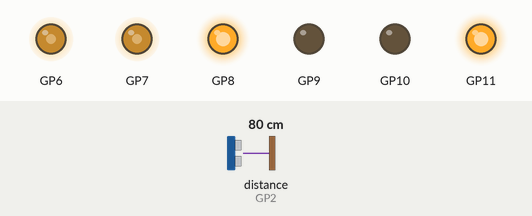
Bench run of a program on a simulated Raspberry Pi Pico running MicroPython. On the bench: output pins drawn as LEDs (lit = HIGH). Inputs (shaded band) come from the test bench; at power-on: distance to the obstacle (sensor on GP2) 80 cm. The echo pulse lasts 58.3 µs per cm; pins used as bus, display or sensor lines are not drawn; what the program prints to the serial console is not drawn.

Above: at 1.2 s.
1.3 s: distance to the obstacle (sensor on GP2) set to 22 cm
2.8 s: distance to the obstacle (sensor on GP2) set to 18 cm
At 3.9 s:
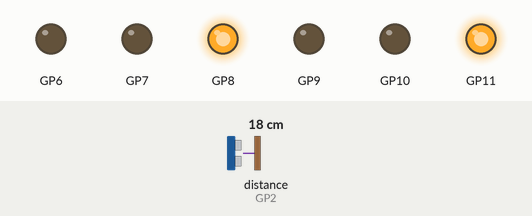
4.3 s: distance to the obstacle (sensor on GP2) set to 7 cm
5.8 s: distance to the obstacle (sensor on GP2) set to 4 cm
At 6.5 s:
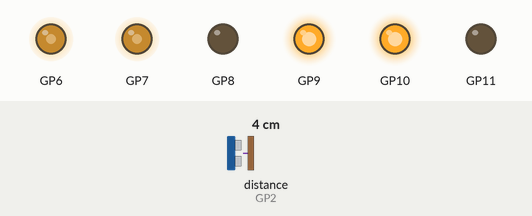
7.3 s: distance to the obstacle (sensor on GP2) set to 9 cm
At 8.1 s:
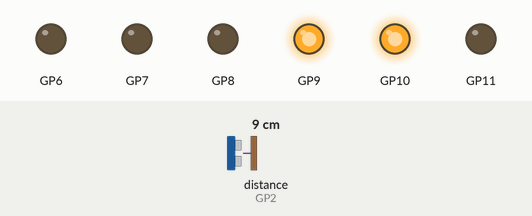
8.8 s: distance to the obstacle (sensor on GP2) set to 2 cm
At 9.9 s:
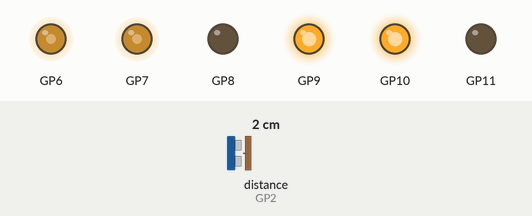
Timing chart, 0 to 11.3 s (numbered marks = the images above; inputs shaded):
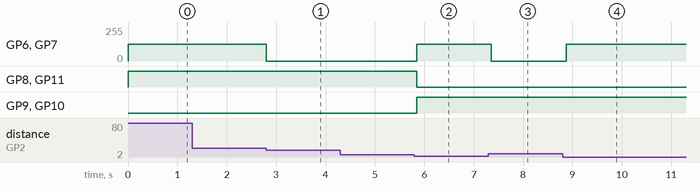

The program:

DistSensor.py
```python
import time
from motor import Motor
from ultrasonic import sonic

motor_left = Motor("left", 8, 9, 6)
motor_right = Motor("right", 10, 11, 7)

ultrasonic_sensor = sonic(3, 2)

while True:
    dist = ultrasonic_sensor.distance_mm()
    if dist > 50 and dist <= 200:
        motor_left.duty(0)
        motor_right.duty(0)
    elif dist < 50:
        motor_left.set_backwards()
        motor_right.set_backwards()
        motor_left.duty(50)
        motor_right.duty(50)
    else:
        motor_left.set_forwards()
        motor_right.set_forwards()
        motor_left.duty(50)
        motor_right.duty(50)
    time.sleep(0.1)
```

motor.py
```python
class Motor(object):
    """ A ``motor`` object is used to control a DC motor using the L298N dual H-bridge.
        The Motor class has methods to change the direction of the motor by setting
        the IN1/IN2 pins:
        - ``Motor.set_forwards()``
        - ``Motor.set_backwards()``
         and a method to change the duty cycle (0-100%) of the PWM output:
        - ``Motor.duty(pwm)``
        """

    def __init__(self, side, in1_pin, in2_pin, en_pin):
        """
                :rtype: object
                :type side: str
                :type in1_pin: str
                :type in2_pin: str
                :type en_pin: str
                The arguments are:
                - ``side``  should be the strings: "left" or "right". Used to specify motor.
                - ``in1_pin`` should be a valid Pin name string.
                - ``in2_pin`` should be a valid Pin name string
                - ``en_pin`` should be the strings: 6 or 7
                Usage Model::
                # Initialise motor instance
                left_motor = Motor("left", 8, 9, 7)
                # Set motor direction to forwards, and duty cycle to 70%
                left_motor.set_forwards()
                left_motor.duty(70)
                """

        from machine import Pin
        from machine import PWM
        # Declare a variable to keep track of which motor is left/right
        self.side = side
        print("Initialising", self.side, "motor...")
        # Declare GPIO pins for direction IN1 and IN2 pins
        self.IN1 = Pin(in1_pin, Pin.OUT)
        self.IN2 = Pin(in2_pin, Pin.OUT)
        # Declare GPIO pins for PWM EN pin
        self.EN = PWM(Pin(en_pin))
        self.EN.freq(1000)
        print("Motor", self.side, "initialised!")

    def duty(self, pwm):
        pwm_16 = 655*pwm
        self.EN.duty_u16(pwm_16)
        """ The duty cycle must be declared as a uint 16 variable between 0 and 65,535.
            Therefore, to set the duty cycle to 100%, we set it to 65535.
            """

    def set_forwards(self):
        if self.side == "left":
            self.IN1.on()
            self.IN2.off()
        else:  # only other motor is the right motor
            self.IN1.off()
            self.IN2.on()

    def set_backwards(self):
        if self.side == "left":
            self.IN1.off()
            self.IN2.on()
        else:
            self.IN1.on()
            self.IN2.off()
```

ultrasonic.py
```python
import machine
from machine import Pin
import time


class sonic:
    """
    A ``sonic`` object is used to control a HCSR04 ultrasonic sensor.
    """

    def __init__(self, trigger_pin, echo_pin, echo_timeout_us=4000*2/(340.29*1e-3)):
        """
        - trigger_pin: Output pin to send pulses
        - echo_pin: Input pin listens for reflection to estimate time of flight.
        - echo_timeout_us: Timeout in microseconds to listen to echo pin.
        By default the timeout is set to the max range limit of the sensor, 4m
        """
        # Initialise constants
        self.echo_timeout_us = int(echo_timeout_us)
        self.speed_sound = 340.29  # m/s

        # Initialise the TRIG output pin
        self.trigger = Pin(trigger_pin, mode=Pin.OUT)
        self.trigger.value(0)

        # Initialise the ECHO input pin
        self.echo = Pin(echo_pin, mode=Pin.IN)

    def distance_mm(self):
        """
        Estimate distance to obstacle in front of the ultrasonic sensor in mm.
        Sends a 10us pulse to 'trigger' pin and listens on 'echo' pin.
        We use the method `machine.time_pulse_us()` to count the microseconds
        passed before the echo is received.
        The time of flight is used to calculate the estimated distance.
        """
        # Send a 10us HIGH pulse to trigger the ultrasonic burst
        self.trigger.value(1)
        time.sleep_us(10)
        self.trigger.value(0)
        # Read length of time pulse
        duration = machine.time_pulse_us(self.echo, 1, self.echo_timeout_us)
        # Calculate the distance in mm, based on the delay before we hear
        # an echo and the constant speed of sound.
        # Note: duration is halved as the audio wave must travel there and back.
        mm = 0.5 * duration * 1e-6 * self.speed_sound * 1e3
        return mm
```

Measured:
- the behaviour switches between 21 and 20 cm on distance to the obstacle (sensor on GP2) (found by bisection; images 0 and 1)
- the behaviour switches between 6 and 5 cm on distance to the obstacle (sensor on GP2) (found by bisection; images 1 and 2)
- after the input at 1.3 s, every drawn part: stays the same
- after the input at 2.8 s, GP6, GP7: 127/255 → 0/255 at once
- after the input at 4.3 s, every drawn part: stays the same
- after the input at 5.8 s, GP6, GP7: 0/255 → 127/255 at once; GP8, GP11: HIGH → LOW at once; GP9, GP10: LOW → HIGH at once
- after the input at 7.3 s, GP6, GP7: 127/255 → 0/255 after 0.06 s
- after the input at 8.8 s, GP6, GP7: 0/255 → 127/255 after 0.08 s
